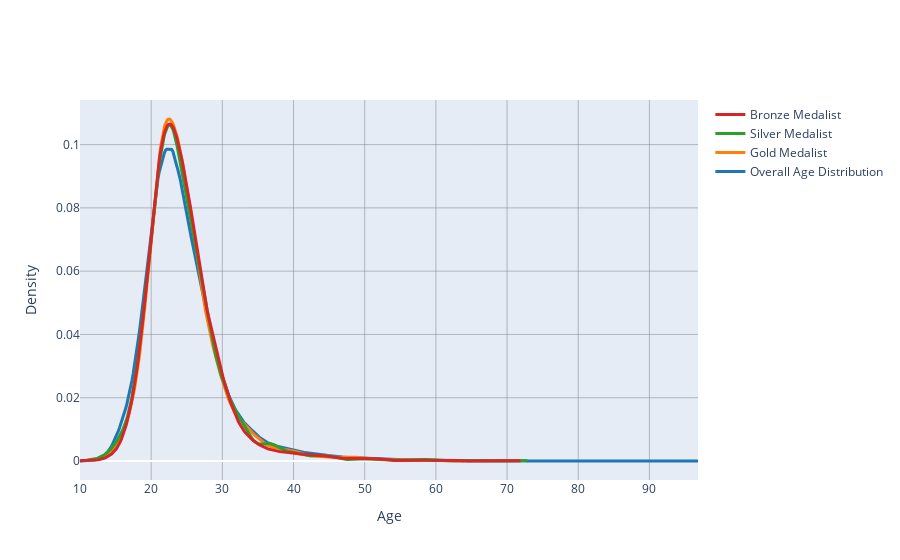

Notebook code cell kept with this figure:
### Code cell
fig = ff.create_distplot([ages,gold_ages,silver_ages,bronze_ages],['Overall Age Distribution','Gold Medalist','Silver Medalist','Bronze Medalist'],show_hist=False,show_rug=False)

# Update traces with a specific color and line width
fig.update_traces(
    line=dict(width=3)
)
# Update the layout to include gridlines, axis titles, etc.
fig.update_layout(
    xaxis=dict(showgrid=True, gridwidth=0.5, gridcolor='#7f7f7f'),
    yaxis=dict(showgrid=True, gridwidth=0.5, gridcolor='#7f7f7f'),
    xaxis_title='Age',
    yaxis_title='Density',
)

# Show the figure
fig.show()

### Figure 1 — Plotly figure (JSON) as saved in the notebook; plotly's stock layout.template omitted (floating-point values rounded to 4 significant figures; data arrays with more than 128 entries replaced by an {"elided": "..."} marker saying what was removed)
{"data": [{"legendgroup": "Overall Age Distribution", "line": {"width": 3}, "marker": {"color": "rgb(31, 119, 180)"}, "mode": "lines", "name": "Overall Age Distribution", "showlegend": true, "type": "scatter", "x": {"elided": "500 float values"}, "xaxis": "x", "y": {"elided": "500 float values"}, "yaxis": "y"}, {"legendgroup": "Gold Medalist", "line": {"width": 3}, "marker": {"color": "rgb(255, 127, 14)"}, "mode": "lines", "name": "Gold Medalist", "showlegend": true, "type": "scatter", "x": {"elided": "500 float values"}, "xaxis": "x", "y": {"elided": "500 float values"}, "yaxis": "y"}, {"legendgroup": "Silver Medalist", "line": {"width": 3}, "marker": {"color": "rgb(44, 160, 44)"}, "mode": "lines", "name": "Silver Medalist", "showlegend": true, "type": "scatter", "x": {"elided": "500 float values"}, "xaxis": "x", "y": {"elided": "500 float values"}, "yaxis": "y"}, {"legendgroup": "Bronze Medalist", "line": {"width": 3}, "marker": {"color": "rgb(214, 39, 40)"}, "mode": "lines", "name": "Bronze Medalist", "showlegend": true, "type": "scatter", "x": {"elided": "500 float values"}, "xaxis": "x", "y": {"elided": "500 float values"}, "yaxis": "y"}], "layout": {"barmode": "overlay", "hovermode": "closest", "legend": {"traceorder": "reversed"}, "xaxis": {"anchor": "y2", "domain": [0, 1], "gridcolor": "#7f7f7f", "gridwidth": 0.5, "showgrid": true, "title": {"text": "Age"}, "zeroline": false}, "yaxis": {"anchor": "free", "domain": [0, 1], "gridcolor": "#7f7f7f", "gridwidth": 0.5, "position": 0, "showgrid": true, "title": {"text": "Density"}}}}
